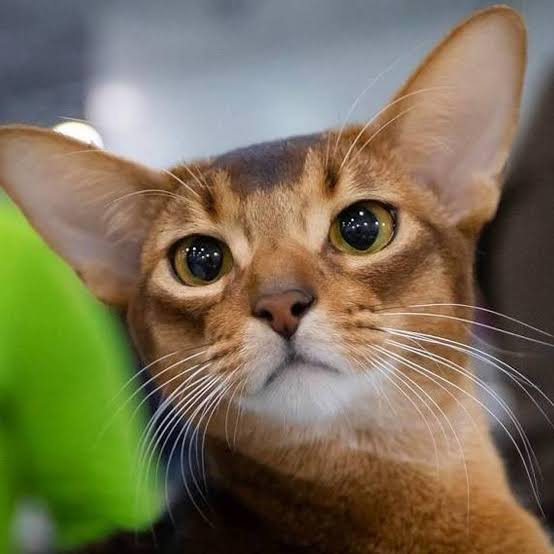
#> input picture KhruevAA/1_ImageProcessing/images/input/cat.jpg, 554 x 554 px
$ python run.py --input images/input/cat.jpg --output out.png --filter resize
#> lines starting #> are read from the running program, lines starting #| are printed output that depends on the picture
#> in read_image, image is the input picture: shape (554, 554, 3); mean B, G, R 86, 112.1, 121
### KhruevAA/1_ImageProcessing/filters.py
import numpy as np
from abc import ABC, abstractmethod


class ImageFilter(ABC):
    @staticmethod
    def get_filter(filter_name, **kwargs):
        filters = {
            'resize': Resize,
            'grayscale': Grayscale,
            'antique': Antique,
            'fade': Fade,
            'infrared': Infrared,
            'matte': Matte,
            'noise': Noise,
            'neon': Neon
        }
        if filter_name not in filters:
            raise ValueError(f"Filter '{filter_name}' not found.")
        return filters[filter_name](**kwargs)

    @abstractmethod
    def apply_filter(self, image: np.ndarray) -> np.ndarray:
        pass


class Resize(ImageFilter):
    def __init__(self, width=800, height=600):
        self.width = int(width)
        self.height = int(height)

    def apply_filter(self, image):
        h, w, c = image.shape
#> h = 554; w = 554; c = 3
        x_ratio = w / self.width
#> x_ratio = 0.693
        y_ratio = h / self.height
#> y_ratio = 0.923

        x_idx = (np.arange(self.width) * x_ratio).astype(int)
#> x_idx = 800 values from 0 to 553
        y_idx = (np.arange(self.height) * y_ratio).astype(int)
#> y_idx = 600 values from 0 to 553

        return image[np.ix_(y_idx, x_idx)]
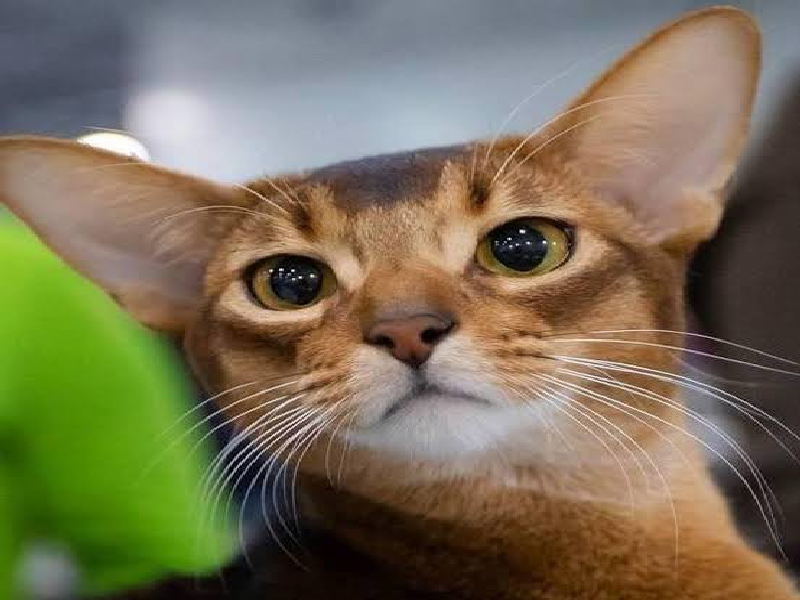
#> returned value: shape (600, 800, 3); mean of channels 0, 1, 2 86.1, 112.2, 121; drawn as B, G, R


class Grayscale(ImageFilter):
    # [4 lines left out: function apply_filter, not called in this run]


class Antique(ImageFilter):
    # [8 lines left out: function apply_filter, not called in this run]


class Fade(ImageFilter):
    def __init__(self, fade_factor=0.6):
        self.fade_factor = float(fade_factor)

    # [7 lines left out: function apply_filter, not called in this run]


class Infrared(ImageFilter):
    # [6 lines left out: function apply_filter, not called in this run]


class Matte(ImageFilter):
    # [13 lines left out: function apply_filter, not called in this run]


class Noise(ImageFilter):
    # [15 lines left out: function apply_filter, not called in this run]


class Neon(ImageFilter):
    # [17 lines left out: function apply_filter, not called in this run]

### KhruevAA/1_ImageProcessing/run.py
import argparse
import cv2

from filters import ImageFilter
from pathlib import Path


def read_image(file_path: Path):
    if not file_path.exists():
        raise FileNotFoundError(f"Error: File '{file_path}' does not exist.")

    image = cv2.imread(file_path)
    if image is None:
        raise ValueError(f"Error: Unable to read file '{file_path}'. Format may not be supported.")
    return image


def cli_argument_parser():
    parser = argparse.ArgumentParser(description="Utility for applying image filters based on OpenCV and NumPy.")

    parser.add_argument('-i', '--input', required=True, type=Path, help="Path to the input image")
    parser.add_argument('-o', '--output', required=True, help="Path to save the output image")
    parser.add_argument('-f', '--filter', required=True,
                        choices=['resize', 'grayscale', 'antique', 'fade', 'infrared', 'matte', 'noise', 'neon'],
                        help="Filter type")

    parser.add_argument('--width', type=int, default=800, help="Width (for resize)")
    parser.add_argument('--height', type=int, default=600, help="Height (for resize)")
    parser.add_argument('--factor', type=float, default=0.6, help="Fade factor (0.0 - 1.0) for fade filter")

    return parser.parse_args()


def main():
    args = cli_argument_parser()

    try:
        image = read_image(args.input)

        kwargs = {}
        if args.filter == 'resize':
            kwargs = {'width': args.width, 'height': args.height}
        elif args.filter == 'fade':
            kwargs = {'fade_factor': args.factor}

        img_filter = ImageFilter.get_filter(args.filter, **kwargs)
        result = img_filter.apply_filter(image)

        cv2.imwrite(args.output, result)
        print(f"Success! Image processed with the '{args.filter}' filter and saved to '{args.output}'.")

    except Exception as e:
        print(f"An error occurred during processing: {e}")

if __name__ == "__main__":
    main()
